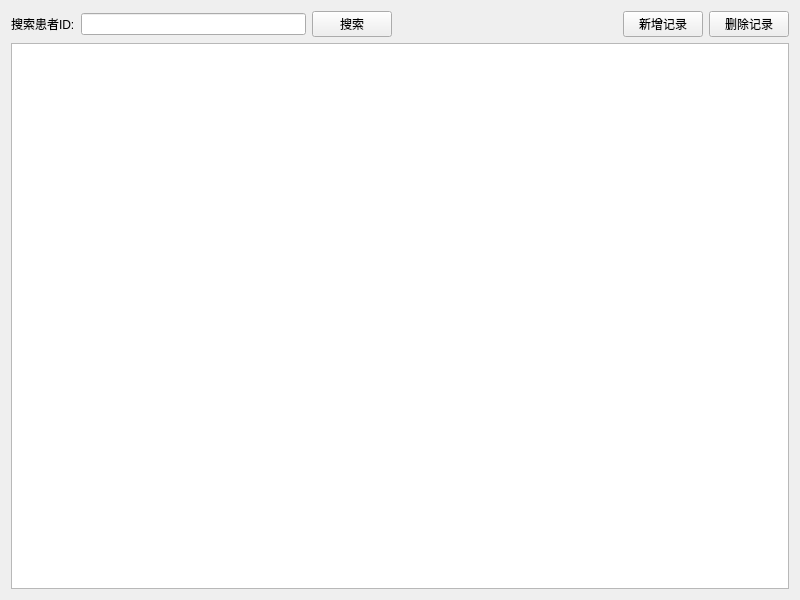
<?xml version="1.0" encoding="UTF-8"?>
<ui version="4.0">
 <class>RecordView</class>
 <widget class="QWidget" name="RecordView">
  <property name="geometry">
   <rect>
    <x>0</x>
    <y>0</y>
    <width>800</width>
    <height>600</height>
   </rect>
  </property>
  <property name="windowTitle">
   <string>就诊记录管理</string>
  </property>
  <layout class="QVBoxLayout" name="verticalLayout">
   <item>
    <layout class="QHBoxLayout" name="horizontalLayout">
     <item>
      <widget class="QLabel" name="label">
       <property name="text">
        <string>搜索患者ID:</string>
       </property>
      </widget>
     </item>
     <item>
      <widget class="QLineEdit" name="dbEditSearch"/>
     </item>
     <item>
      <widget class="QPushButton" name="btSearch">
       <property name="text">
        <string>搜索</string>
       </property>
      </widget>
     </item>
     <item>
      <spacer name="horizontalSpacer">
       <property name="orientation">
        <enum>Qt::Orientation::Horizontal</enum>
       </property>
       <property name="sizeHint" stdset="0">
        <size>
         <width>0</width>
         <height>0</height>
        </size>
       </property>
      </spacer>
     </item>
     <item>
      <widget class="QPushButton" name="btAdd">
       <property name="text">
        <string>新增记录</string>
       </property>
      </widget>
     </item>
     <item>
      <widget class="QPushButton" name="btDelete">
       <property name="text">
        <string>删除记录</string>
       </property>
      </widget>
     </item>
    </layout>
   </item>
   <item>
    <widget class="QTableView" name="tableView"/>
   </item>
  </layout>
 </widget>
 <resources/>
 <connections/>
</ui>
